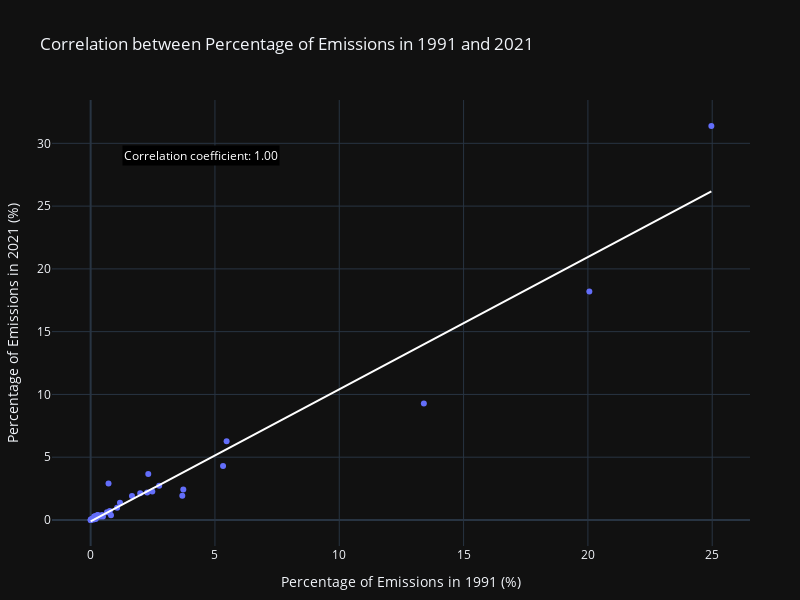

This figure's notebook cell:
### Code cell
# Create a scatter plot with linear regression line
fig = px.scatter(ghg_annexi_countries_percentage_df, 
                 x='Percentage_1991', 
                 y='Percentage_2021', 
                 title='Correlation between Percentage of Emissions in 1991 and 2021',
                 labels={'Percentage_1991': 'Percentage of Emissions in 1991', 'Percentage_2021': 'Percentage of Emissions in 2021'},
                 template='plotly_dark',
                 width=800,
                 height=600,
                 trendline='ols',  # Add linear regression line
                 trendline_color_override='white'  # Set the color of the linear regression line to white
                )

# Add correlation coefficient as annotation
fig.add_annotation(
    x=0.1, y=0.9,
    xref='paper', yref='paper',
    text=f'Correlation coefficient: {correlation_coefficient:.2f}',
    showarrow=False,
    font=dict(color="white", size=12),
    bgcolor="black"
)

# Update layout
fig.update_layout(
    xaxis=dict(title='Percentage of Emissions in 1991 (%)'),
    yaxis=dict(title='Percentage of Emissions in 2021 (%)'),
    margin=dict(l=50, r=50, t=100, b=50),
)

# Show the plot
fig.show()

### Figure 1 — Plotly figure (JSON) as saved in the notebook; plotly's stock layout.template omitted (floating-point values rounded to 4 significant figures)
{"data": [{"hovertemplate": "Percentage of Emissions in 1991=%{x}<br>Percentage of Emissions in 2021=%{y}<extra></extra>", "legendgroup": "", "marker": {"color": "#636efa", "symbol": "circle"}, "mode": "markers", "name": "", "orientation": "v", "showlegend": false, "type": "scatter", "x": [2.757, 0.2867, 0.4969, 0.6595, 0.2908, 2.318, 0.07824, 0.02667, 0.7715, 0.4003, 0.1527, 20.06, 0.139, 2.482, 5.326, 0.4587, 0.3889, 0.0591, 0.2815, 2.274, 5.469, 1.662, 0.0511, 0.001034, 0.2006, 0.06, 0.01116, 0.0004658, 1.065, 0.1965, 0.1658, 1.994, 0.267, 0.8185, 13.4, 0.2445, 0.05732, 1.18, 0.1152, 0.2344, 0.7196, 3.687, 3.727, 24.97], "xaxis": "x", "y": [2.73, 0.3771, 0.2748, 0.6214, 0.2515, 3.669, 0.1047, 0.04738, 0.7119, 0.2695, 0.08705, 18.19, 0.2712, 2.265, 4.293, 0.4045, 0.3203, 0.07898, 0.3901, 2.191, 6.271, 1.915, 0.0737, 0.001035, 0.07954, 0.04935, 0.01199, 0.0004132, 0.9631, 0.3131, 0.1876, 2.131, 0.2828, 0.3715, 9.268, 0.1886, 0.07303, 1.372, 0.0343, 0.243, 2.905, 1.918, 2.419, 31.38], "yaxis": "y"}, {"hovertemplate": "<b>OLS trendline</b><br>Percentage_2021 = 1.05342 * Percentage_1991 + -0.121413<br>R<sup>2</sup>=0.944164<br><br>Percentage of Emissions in 1991=%{x}<br>Percentage of Emissions in 2021=%{y} <b>(trend)</b><extra></extra>", "legendgroup": "", "line": {"color": "white"}, "marker": {"color": "#636efa", "symbol": "circle"}, "mode": "lines", "name": "", "showlegend": false, "type": "scatter", "x": [0.0004658, 0.001034, 0.01116, 0.02667, 0.0511, 0.05732, 0.0591, 0.06, 0.07824, 0.1152, 0.139, 0.1527, 0.1658, 0.1965, 0.2006, 0.2344, 0.2445, 0.267, 0.2815, 0.2867, 0.2908, 0.3889, 0.4003, 0.4587, 0.4969, 0.6595, 0.7196, 0.7715, 0.8185, 1.065, 1.18, 1.662, 1.994, 2.274, 2.318, 2.482, 2.757, 3.687, 3.727, 5.326, 5.469, 13.4, 20.06, 24.97], "xaxis": "x", "y": [-0.1209, -0.1203, -0.1097, -0.09332, -0.06758, -0.06103, -0.05916, -0.0582, -0.03899, -7.211e-05, 0.02505, 0.03946, 0.05319, 0.08555, 0.08985, 0.1255, 0.1362, 0.1599, 0.1751, 0.1806, 0.1849, 0.2882, 0.3002, 0.3618, 0.402, 0.5733, 0.6366, 0.6913, 0.7408, 1.001, 1.121, 1.63, 1.979, 2.274, 2.32, 2.493, 2.783, 3.762, 3.805, 5.49, 5.64, 14.0, 21.01, 26.18], "yaxis": "y"}], "layout": {"annotations": [{"bgcolor": "black", "font": {"color": "white", "size": 12}, "showarrow": false, "text": "Correlation coefficient: 1.00", "x": 0.1, "xref": "paper", "y": 0.9, "yref": "paper"}], "height": 600, "legend": {"tracegroupgap": 0}, "margin": {"b": 50, "l": 50, "r": 50, "t": 100}, "title": {"text": "Correlation between Percentage of Emissions in 1991 and 2021"}, "width": 800, "xaxis": {"anchor": "y", "domain": [0, 1], "title": {"text": "Percentage of Emissions in 1991 (%)"}}, "yaxis": {"anchor": "x", "domain": [0, 1], "title": {"text": "Percentage of Emissions in 2021 (%)"}}}}
